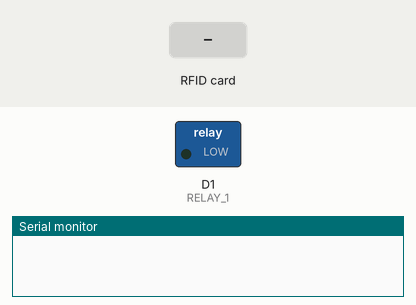
This sketch was run on a simulated ESP8266 (NodeMCU). On the bench: switched loads named in the sketch (green lamp = pin HIGH), the last lines printed to the serial monitor. The test bench sets the inputs (shaded band).

Above: at 1.2 s.
1.3 s: RFID card 87 20 50 2A held to the reader
At 2.7 s:
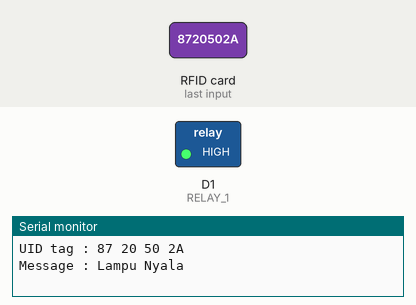
Timing chart, 0 to 4.3 s (numbered marks = the images above; inputs shaded):
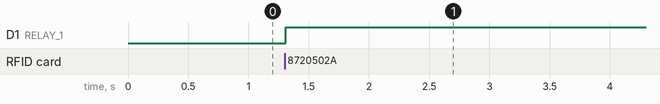

The sketch:

za_rfid_RELAY_Act_2.ino
```cpp
#include <EEPROM.h>
#include <MFRC522.h>
#include <SPI.h>

#define SS_PIN D4
#define RST_PIN D2
#define RELAY_1 D1

MFRC522 rfid(SS_PIN, RST_PIN);
int F;

void setup() {
    Serial.begin (9600);
    SPI.begin();
    rfid.PCD_Init();
    pinMode(RELAY_1, OUTPUT);
    digitalWrite(RELAY_1, LOW);
}

void loop() {
    F= digitalRead(RELAY_1);
    if(F == LOW) {

      //Mencari Kartu Baru
      if ( ! rfid.PICC_IsNewCardPresent())
    {
    return;
    }
      //Memilih salah satu dari Kartu
      if ( ! rfid.PICC_ReadCardSerial())
    {
    return;
    }
    Serial.print("UID tag :");
    String content="";
    byte letter;
    for (byte i = 0; i < rfid.uid.size; i++)
    {
      Serial.print(rfid.uid.uidByte[i] < 0x10 ? "0" : " ");
      Serial.print(rfid.uid.uidByte[i], HEX);
      content.concat(String(rfid.uid.uidByte[i] < 0x10 ? " 0" : " "));
      content.concat(String(rfid.uid.uidByte[i],HEX));
    }
      Serial.println();
      Serial.print("Message : ");
      content.toUpperCase();
      if (content.substring(1) == "87 20 50 2A") //Ganti ID Di sini
      {
        Serial.println("Lampu Nyala");
        digitalWrite(RELAY_1, HIGH);
        delay (5000);
      }
    } else if (F == HIGH) {
      if ( ! rfid.PICC_ReadCardSerial()) {
        return;
      }
        Serial.print("UID tag :");
        String ID= "";
        byte letter;
        for (byte i = 0; i < rfid.uid.size; i++)
        {
      Serial.print(rfid.uid.uidByte[i] < 0x10 ? "0" : " ");
      Serial.print(rfid.uid.uidByte[i], HEX);
      ID.concat(String(rfid.uid.uidByte[i] < 0x10 ? " 0" : " "));
      ID.concat(String(rfid.uid.uidByte[i],HEX));
    }
      Serial.println();
      Serial.print("Message : ");
      ID.toUpperCase();
      if (ID.substring(1) == "87 20 50 2A") // Ganti ID di sini
      {
        Serial.println("Lampu Mati");
        digitalWrite(RELAY_1, LOW);
        delay (5000);
      }
    }
}
```

Measured:
- after the input at 1.3 s, D1 (RELAY_1): LOW → HIGH at once
